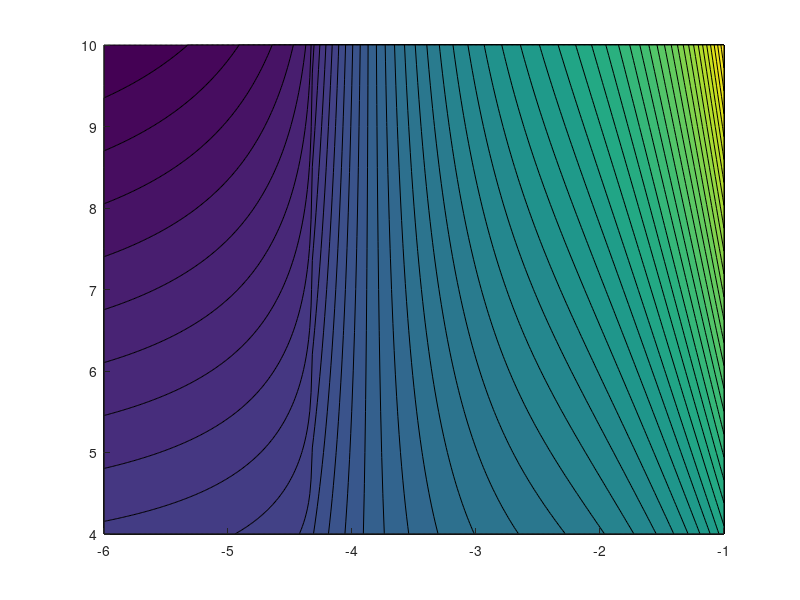

This figure's MATLAB source: (Note: this script raises an error after producing the figure.)
%%%% Titan Aerial Daughtercraft (TAD) %%%%%%%%%%%%%%%%
%%%% Momentum theory based parametric analysis %%%%%%%
%%%% Balloon mission design %%%%%%%%%%%%%%%%%%%%%%%%%%%
%%%% 06/20/2018 %%%%%%%%%%%%%%%%%%%%%%%%%%%%%%%%%%%%%%
%%%% Daiju uehara, Larry Matthies, Phil Tokumaru %%%%% 

clc 
clear all
%% Define planet paremeters on Titan
a = 190;% speed of sound [m/s]
rho = 5.34;% air density [kg/m^3]
g = 1.352;% gravity [m/s^2]
nu = 1.2e-6;% kinematic viscosity [m^2/s]

%% Define variables
m = 4:0.5:10;% vehicle mass [kg]
V = 2:1:14;% forward speed flight range
Vc = 1:0.1:10;% climb speed range
Vd = -6:0.01:-1;% descent speed range

%% Matrix allocation
% forward flight
timef = zeros(length(m),length(V));
rangef = zeros(length(m),length(V));
Pf = zeros(length(m),length(V));
Pif = zeros(length(m),length(V));
Ppf = zeros(length(m),length(V));
alphaf = zeros(length(m),length(V));
Thrustf = zeros(length(m),length(V));
Ef = zeros(length(m),length(V));

% climb 
rangec = zeros(length(m),length(Vc));
Pc = zeros(length(m),length(Vc));
Pic = zeros(length(m),length(Vc));
Ppc = zeros(length(m),length(Vc));
alphac = zeros(length(m),length(Vc));
Thrustc = zeros(length(m),length(Vc));
Ec = zeros(length(m),length(Vc));
vc = zeros(length(m),length(Vc));

% descent
vd = zeros(length(m),length(Vc));
Pd = zeros(length(m),length(Vc));
Ed = zeros(length(m),length(Vc));

% mass margin
marg = zeros(1,length(m));
mba = zeros(1,length(m));
Eb = zeros(1,length(m));
Eba = zeros(1,length(m));
time = zeros(1,length(m));


%% Rotor constant
Nr = 4;% number of rotor, assuming a quadcopter config
FM = 0.75;% rotor figure of merit is given parameter in this analysis 
Mtip = 0.25;% Tip mach number
DL = 50/g;% disk loading of each rotor [kg/m^2] 

%% Efficiency coefficients
etam = 0.85;% motor efficiency 
etac = 0.95;% control efficiency 
kinduced = 1.15;% induced power factor 
etafw = FM*etam*etac;% total forward flight efficiency
    
%% Sampling state analysis
tsample = 5*60;% sampling time [s]
Psample = 20;% sampling power [W]

%% Balloon parameter
ab = 10000;% balloon altitude [m]
Vbal = 2;% wind velocity [m/s]

%% Vehicle parameters
mp = 2;% payload mass [kg]
ma = 0.5;% avionics mass [kg]

Cdmulti = 1.5;% drag multiplier

m1 = 0.003;% motor constant [kg]
m2 = 0.322;% motor constant [kg/N-m]

Ebconst = 100;% Wh/kg

%%

for jj = 1:length(m)
    N = m(1,jj)*g;% vehicle weight [N]

    % Parameters of each rotor 
    Vtip = Mtip*a;% Tip speed [m/s]
    A = m(1,jj)/Nr/DL;% disk area
    R = sqrt(A/pi);% rotor radius [m]
    omega = Vtip/R;% angular velocity [rad/s]
    RPM = 2*pi/omega*60;% angular velocity [RPM]
    dblade = 0.15;% blade mass density based on disk area [kg/m^2]
    mblade = dblade*A*4;

    % Ideal hover power 
    Th = N/Nr;%thrust of each rotor for hover
    vh = sqrt(DL*g/2/rho);% ideal induced velocity in hover
    Ph = Th*vh;% ideal induced power in hover per rotor 
    Phtotal = Ph*Nr;% Total induced power in hover

    % Actual hover power 
    Pha = Ph/etafw;% actual hover power consumption [W]
    Phatotal = Nr*Pha;% Total actual power in hover
    Esample = (Psample*tsample+Phatotal*tsample)/3600;% sampling energy [Wh]

    % Payload/fuselage design
    df = 300;% fuselage density [kg/m^3]
    rf = (m(1,jj)/df*3/4*1/pi)^(1/3);
    Af = pi*rf^2;% fuselage frontal area [m^2]

    % Energy for docking
    dtime = 5*60;% time to dock [s]
    Edock = dtime*Phatotal/3600;
    
    %% Descent state (windmill state Vd<-2vh)

    k = 1.0;
    k1 = -1.125;
    k2 = -1.372;
    k3 = -1.718;
    k4 = -0.655;
    dtime = abs(ab./Vd);% time to descent [s]

    for ii = 1:length(Vd)  
        Re = Vd(1,ii)*2*rf/nu;% Reynolds number
        if Re < 2e5
            Cdbody = 0.47;% drag coefficient of vehicle body
        else
            Cdbody = 0.18;
        end 
        Ddescent = 1/2*Cdmulti*Cdbody*Vd(1,ii)^2*rho*Af;% parasite drag [N]
        Tdescent = (N)/4;
        vtemp = sqrt(Tdescent/2/rho/A);
        if Vd(1,ii)/vtemp < 0 && -2 < Vd(1,ii)/vtemp
            vdescent = vtemp*(k+k1*(Vd(1,ii)/vtemp)+k2*(Vd(1,ii)/vtemp)^2+...
                       k3*(Vd(1,ii)/vtemp)^3+k4*(Vd(1,ii)/vtemp)^4);
        else
            vdescent = vtemp*(-Vd(1,ii)/(2*vtemp)-sqrt((Vd(1,ii)/(2*vtemp))^2-1));
        end
        vd(jj,ii) = vdescent;

        Ptemp = Tdescent*vtemp;
        Pdescent = Ptemp*(vdescent/vtemp+Vd(1,ii)/vtemp);
%         Tdescent = -2*rho*A*(Vd(1,ii)+vdescent)*vdescent;

        Pda = Pdescent/etafw;% actual power [W]
        Pdatotal = Pda*4;
        Pd(jj,ii) = Pdatotal;
        
        Edtemp = Pdatotal*dtime(1,ii)/3600;% Total climb energy 
        Ed(jj,ii) = Edtemp;
    end
    Vdref = -3;
    [diff,ind] = min(abs(Vdref-Vd));
    Edpicked = Ed(jj,ind);
    Pdpicked = Pd(jj,ind);
    timedpicked = dtime(1,ind);
    
    %% Climb state
    ctime = ab./Vc;% time to climb [s]

    for kk = 1:length(Vc)
        Re = Vc(1,kk)*2*rf/nu;% Reynolds number
        if Re < 2e5
            Cdbody = 0.47;% drag coefficient of vehicle body
        else
            Cdbody = 0.18;
        end 
        Dclimb = 1/2*Cdmulti*Cdbody*Vc(1,kk)^2*rho*Af;% parasite drag [N]
        Tclimb = (Dclimb+N)/4;
        vtemp = sqrt(Tclimb/2/rho/A);
        vclimb = vtemp*(-Vc(1,kk)/(2*vtemp)+sqrt(1+(Vc(1,kk)/(2*vtemp))^2));% induced velocity in climb [m/s]
        vc(jj,kk) = vclimb;
        
        Ptemp = Tclimb*vtemp;
        Pclimb = Ptemp*(Vc(1,kk)/(2*vtemp)+sqrt(1+(Vc(1,kk)/(2*vtemp))^2));% induced power in climb [W]
        Pca = Pclimb/etafw;% actual power [W]
        Pcatotal = Pca*4;% Total climb power 
        Pc(jj,kk) = Pcatotal;
        
        Ectemp = Pcatotal*ctime(1,kk)/3600;% Total climb energy 
        Ec(jj,kk) = Ectemp;
    end
    [Ecpicked,ind] = min(Ec(jj,:));
    Pcpicked = Pc(jj,ind);
    timecpicked = ctime(1,ind);
    
    %% Forward flight state
    
    % Balloon travel distance during descend, climb, sampling
    dbal = 2*(timedpicked+timecpicked+tsample);% [m]
    
    for ll = 1:length(V)
        Re = V(1,ll)*2*rf/nu;% Reynolds number
        if Re < 2e5
            Cdbody = 0.47;% drag coefficient of vehicle body
        else
            Cdbody = 0.18;
        end    
        Dbody = 1/2*Cdmulti*Cdbody*V(1,ll)^2*rho*Af;% parasite drag [N]
        Ppara = Dbody*V(1,ll);% Parasite power [W]
        Drotor = Dbody/Nr;% drag per rotor [N]
        AoA = atan(Drotor/Th);% disk angle of attack [rad]
        degree = rad2deg(AoA);% AoA [deg]
        Ttotal = sqrt(Drotor^2+Th^2);% Total thrust of each rotor [N]
        mu = V(1,ll)*cos(AoA)/(Vtip);
        Ct = Ttotal/(rho*A*Vtip^2);
        lambda = sqrt(Ct/2);
        lambda_old = 10*lambda;
        iter = 0;
        while abs(lambda_old-lambda) > 10^-3 && lambda ~= 0
            lambda_old = lambda;
            lambda = lambda - (lambda-mu*tan(AoA)-Ct/2/sqrt(mu^2+lambda^2))...
                     /(1+Ct/2*lambda/((mu^2+lambda^2)^(3/2)));
            iter = iter + 1;
        end
        vi = lambda*Vtip-V(1,ll)*sin(AoA);% induced velocity in forward flight
        Pi = Ttotal*vi;% induced power without induced loss
        Profile = 0;% Assumed profile power
        Paero = Pi*Nr/etafw+Ppara+Profile;
        Paerorotor = Paero/Nr;% shaft power of each rotor 
        tlevel = dbal/(V(1,ll)-Vbal);% level flight duration to catch balloon
        timef(jj,ll) = tlevel;
        Eftemp = Paero*tlevel/3600;% Total forward flight energy
        Ef(jj,ll) = Eftemp;

        Thrustf(jj,ll) = Ttotal;
        alphaf(jj,ll) = degree;
        Pf(jj,ll) = Paero;
        Pif(jj,ll) = Pi*Nr/etafw;
        Ppf(jj,ll) = Ppara;
        
    end
    
    [Efpicked,ind] = min(Ef(jj,:));
    Pfpicked = Pf(jj,ind);
    timefpicked = timef(jj,ind);
    %%     
    % Find maximum power among hover, climb, and forward flight
    [Pmotor,I] = max([Pha Pfpicked/Nr Pcpicked/Nr Pdpicked/Nr]);

    % Compute motor mass
    Q = Pmotor/omega;% Torque of each rotor [Nm]
    mmotor = m1+m2*Q;% motor mass [kg]

    % Compute battery mass 
    mbattery = m(1,jj)-mp-ma-0.2*m(1,jj)-mmotor*Nr-mblade;
    mba(1,jj) = mbattery;

    % Compute energy
    Ebtemp = Ebconst*mbattery;% available battery energy [Wh]
    Eb(1,jj) = Ebtemp;
    Ebatemp = Ecpicked+Efpicked+Edock+Edpicked+Esample;% Total estimated energy
    Eba(1,jj) = Ebatemp;
    margin = (Ebtemp-Ebatemp)/Ebconst/m(1,jj)*100;

    marg(1,jj) = margin;
%     time(1,jj) = Eb/mean([Pmotor])*3600/3600;% mission endurance [s]
%     range(jj,ii) = time(jj,ii)*V(1,ii)/1000;% mission range [km]
%     rm(jj,ii) = range(jj,ii)/2;% mission radius [km]

    
end
%%
[X,Y] = meshgrid(Vd,m);
figure(1)
contourf(X,Y,Ed,50,'edgecolor','none');
colorbar
fs = 12;
h = gca;
xlabel('Descent rate Vd[m/s]','FontSize',fs);
ylabel('Vehicle mass [kg] ','FontSize',fs);
set(h,'FontName','Times New Roman','linewidth',si);
set(h,'FontName','Times New Roman','linewidth',si);

%%
[X,Y] = meshgrid(Vc,m);
figure(2)
contourf(X,Y,Ec,50,'edgecolor','none');
colorbar
fs = 12;
h = gca;
xlabel('Climb rate Vd[m/s]','FontSize',fs);
ylabel('Vehicle mass [kg] ','FontSize',fs);
set(h,'FontName','Times New Roman','linewidth',si);
set(h,'FontName','Times New Roman','linewidth',si);
%%
figure(4)
hold on
si = 2;
plot(m,marg,'linewidth',si)
fs = 12;
h = gca;
xlabel('Vehicle mass [kg]','FontSize',fs);
ylabel('Mass margin [%]','FontSize',fs);
set(h,'FontName','Times New Roman','linewidth',si);
set(h,'FontName','Times New Roman','linewidth',si);
%%
% figure(2)
% hold on
% si = 2;
% h1 = plot(V,Ps,'linewidth',si);
% plot(V,Pis,'linewidth',si)
% plot(V,Pps,'linewidth',si)
% hh5 = plot(V(1,Imin),Ps(1,Imin),'ok','linewidth',si);

%%
figure(2)
hold on
si = 2;
plot(Vd,vd(3,:),'linewidth',si)
fs = 12;
h = gca;
xlabel('Descent rate Vd[m/s]','FontSize',fs);
ylabel('Induced velocity [m/s] ','FontSize',fs);
set(h,'FontName','Times New Roman','linewidth',si);
set(h,'FontName','Times New Roman','linewidth',si);
ylim([0.5 6]);

%%
figure(3)
hold on
si = 2;
plot(Vd,Pd(3,:),'linewidth',si)
fs = 12;
h = gca;
xlabel('Descent rate Vd[m/s]','FontSize',fs);
ylabel('Induced power [W] ','FontSize',fs);
set(h,'FontName','Times New Roman','linewidth',si);
set(h,'FontName','Times New Roman','linewidth',si);
% legend('Total','Induced','Body drag');

% a1 = 0;
% a2 = V(1,end);
% b1 = 0;
% b2 = 80;
% xlim([a1 a2]);
ylim([-60 50]);

% FS = 12;
% xt = a1:2:a2 ;
% set(h,'XTick',xt) ;
% set(h,'XTickLabel',xt,'fontsize',FS) ;
% yt = b1:5:b2 ; 
% set(h,'YTick',yt) ;
% set(h,'YTickLabel',yt,'fontsize',FS) ;
% pbaspect([3 1 1])

%%
figure(4)
hold on
si = 2;
plot(Vc,Ec(5,:),'linewidth',si)
fs = 12;
h = gca;
xlabel('Climb rate Vd[m/s]','FontSize',fs);
ylabel('Energy consumption [Wh] ','FontSize',fs);
set(h,'FontName','Times New Roman','linewidth',si);
set(h,'FontName','Times New Roman','linewidth',si);
% legend('Total','Induced','Body drag');

% a1 = 0;
% a2 = V(1,end);
% b1 = 0;
% b2 = 80;
% xlim([a1 a2]);
% ylim([-60 50]);

% FS = 12;
% xt = a1:2:a2 ;
% set(h,'XTick',xt) ;
% set(h,'XTickLabel',xt,'fontsize',FS) ;
% yt = b1:5:b2 ; 
% set(h,'YTick',yt) ;
% set(h,'YTickLabel',yt,'fontsize',FS) ;
% pbaspect([3 1 1])
%%
figure(5)
hold on
si = 2;
plot(V,Pf(5,:),'linewidth',si)
plot(V,Pif(5,:),'linewidth',si)
plot(V,Ppf(5,:),'linewidth',si)
h = gca;
grid off;
fs = 12;
% set(h,'GridAlpha',0.1,'GridLineStyle','--','GridColor',[0.5 0.5 0.5]);
% title('ground config');
xlabel('airspeed V [m/s]','FontSize',fs);
ylabel('Power [W] ','FontSize',fs);
set(h,'FontName','Times New Roman','linewidth',si);
set(h,'FontName','Times New Roman','linewidth',si);
legend('Total','Induced','Body drag');

a1 = V(1,1);
a2 = 12;
b1 = 0;
b2 = 100;
xlim([a1 a2]);
ylim([b1 b2]);

FS = 12;
xt = a1:2:a2 ;
set(h,'XTick',xt) ;
set(h,'XTickLabel',xt,'fontsize',FS) ;
yt = b1:20:b2 ; 
set(h,'YTick',yt) ;
set(h,'YTickLabel',yt,'fontsize',FS) ;
pbaspect([3 1 1])

%%
figure(6)
hold on
si = 2;
plot(V,Ef(5,:),'linewidth',si)
% plot(V,Pif(5,:),'linewidth',si)
% plot(V,Ppf(5,:),'linewidth',si)
h = gca;
grid off;
fs = 12;
% set(h,'GridAlpha',0.1,'GridLineStyle','--','GridColor',[0.5 0.5 0.5]);
% title('ground config');
xlabel('airspeed V [m/s]','FontSize',fs);
ylabel('Energy [Wh] ','FontSize',fs);
set(h,'FontName','Times New Roman','linewidth',si);
set(h,'FontName','Times New Roman','linewidth',si);
% legend('Total','Induced','Body drag');

a1 = V(1,1);
a2 = 12;
b1 = 0;
b2 = 80;
xlim([a1 a2]);
ylim([b1 b2]);

% FS = 12;
% xt = a1:2:a2 ;
% set(h,'XTick',xt) ;
% set(h,'XTickLabel',xt,'fontsize',FS) ;
% yt = b1:20:b2 ; 
% set(h,'YTick',yt) ;
% set(h,'YTickLabel',yt,'fontsize',FS) ;
% pbaspect([3 1 1])
%%
% figure(2)
% hold on
% si = 2;
% subplot(2,1,1)
% plot(V,hours,'linewidth',si)
% h = gca;
% grid off;
% fs = 12;
% 
% ylabel('Endurance [hours] ','FontSize',fs);
% set(h,'FontName','Times New Roman','linewidth',si);
% set(h,'FontName','Times New Roman','linewidth',si);
% 
% subplot(2,1,2)
% plot(V,range,'linewidth',si)
% h = gca;
% grid off;
% fs = 12;
% 
% xlabel('Airspeed V [m/s]','FontSize',fs);
% ylabel('Range [km] ','FontSize',fs);
% set(h,'FontName','Times New Roman','linewidth',si);
% set(h,'FontName','Times New Roman','linewidth',si);
% 
% a1 = 0;
% a2 = V(1,end);
% b1 = 0;
% b2 = 5.5;
% xlim([a1 a2]);
% % ylim([b1 b2]);
% 
% FS = 12;
% xt = a1:2:a2 ;
% set(h,'XTick',xt) ;
% set(h,'XTickLabel',xt,'fontsize',FS) ;
% yt = b1:0.5:b2 ; 
% set(h,'YTick',yt) ;
% set(h,'YTickLabel',yt,'fontsize',FS) ;
%%
% figure(3)
% hold on
% si = 2;
% plot(V,marg,'linewidth',si)
% 
% h = gca;
% grid off;
% fs = 12;
% % set(h,'GridAlpha',0.1,'GridLineStyle','--','GridColor',[0.5 0.5 0.5]);
% % title('ground config');
% xlabel('airspeed V [m/s]','FontSize',fs);
% ylabel('mass margin [%]','FontSize',fs);
% set(h,'FontName','Times New Roman','linewidth',si);
% set(h,'FontName','Times New Roman','linewidth',si);
% 
% a1 = 0;
% a2 = V(1,end);
% b1 = 0;
% b2 = 50;
% xlim([a1 a2]);
% ylim([b1 b2]);
% 
% FS = 12;
% xt = a1:2:a2 ;
% set(h,'XTick',xt) ;
% set(h,'XTickLabel',xt,'fontsize',FS) ;
% yt = b1:20:b2 ; 
% set(h,'YTick',yt) ;
% set(h,'YTickLabel',yt,'fontsize',FS) ;
% pbaspect([2 1 1])


